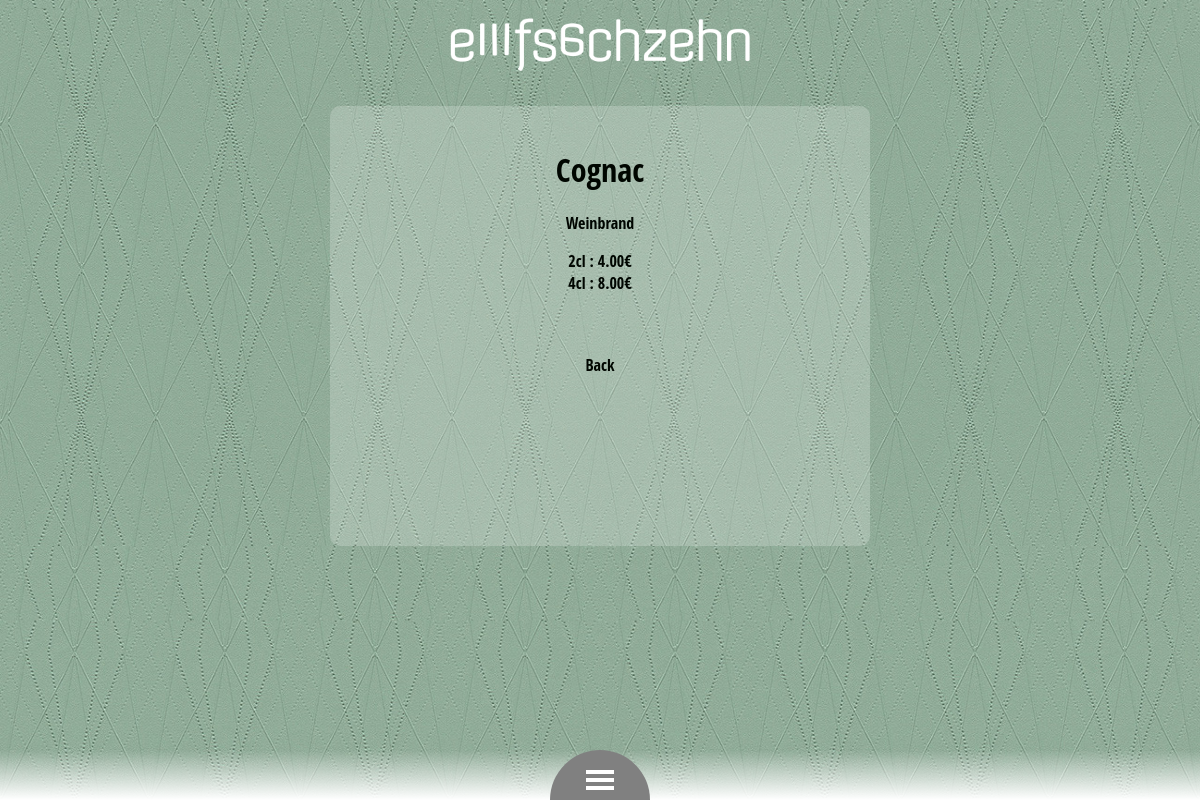
The page /spirits/9 on the database its author committed.
### shop/models.py (models this page shows, shortened)
class Products(models.Model):
    name = models.CharField(max_length=200, default="")
    category=models.ForeignKey(Categories, models.SET_DEFAULT, blank=False, default=Categories.get_default_pk)
    subcategory = models.ForeignKey(SubCategories,models.SET_DEFAULT,blank=True,null=True, default=SubCategories.get_default_pk)
    prozent = models.IntegerField(null = True)
    description = models.TextField(default="", null=True, blank=True)
    availability = models.BooleanField(default=True)
    image = models.FileField(upload_to='', blank=True,null=True)
    price1 = models.DecimalField(null=True, max_digits=5, decimal_places=2)
    price2 = models.DecimalField(null=True, max_digits=5, decimal_places=2)
    def __str__(self):
        return self.name
    class Meta:
        verbose_name = _('Produkt')
        verbose_name_plural= _("Produkte")

class SubCategories(models.Model):
    name = models.CharField(max_length=200, default="")
    description = models.TextField(default="", null=True, blank=True)
    category = models.ForeignKey(Categories, on_delete=models.SET_DEFAULT, null = True, default=Categories.get_default_pk)
    show= models.BooleanField(default=True)
    def __str__(self):
        return self.name
    class Meta:
        verbose_name = _('Unterkategorie')
        verbose_name_plural= _("Unterkategorien")

### shop/views.py (the view)
# urls.py: path("spirits/<pk>", views.spiritsDetailView.as_view(), name="spiritsDetail"),
class spiritsDetailView(DetailView):
    model= Products
    template_name= "shop/detailView.html"
    def get_context_data(self, **kwargs):
        context = super().get_context_data(**kwargs)
        print(context)
        return context

### shop/templates/shop/detailView.html (shortened to what this page needs)
{% extends "shop/base.html" %}
{% block content %}
<h1>{{products.name}}</h1>
{% if products.subcategory%}
<span class="kategorie_unterschrift">{{products.subcategory}}</span>
{% else%}
<span class="kategorie_unterschrift">{{products.subcategory}}</span>
{% endif%}
<div class="preise">
    <span class="preis1"> 2cl : {{products.price1}}€</span><br>
    <span class="preis2"> 4cl : {{products.price2}}€</span>
</div>
<a href="{% url 'Shop' %}">
    <div class="back">
        <p>Back</p>
    </div>
</a>
{% endblock %}

### static/shop/style.css (style rules this page uses)
body, html { --black: #000600; --white: white; --color1: rgb(0, 0, 0); --color2: #f5dc7f; background-image: url("../../uploads/background.jpg"); background-position: center; background-repeat: repeat; background-size: cover; color: var(--black); box-sizing: border-box; font-family: 'Open Sans Condensed',Helvetica,Arial,Lucida,sans-serif; text-align: center; justify-content: center; }
a, a:visited { color: var(--black); text-decoration: none; }
.back { margin: 60px; }
:root { --colorWhite: #fff; --colorMain: Grey; --menuCircleBackgroundColor: var(--colorMain); --menuHamburgerBackgroundColor: var(--colorWhite); --menuHaburgerOutlineColor: var(--colorMain); }

### rows shown on the page
Products: name "Cognac", subcategory "Weinbrand", price1 "4.00", price2 "8.00"
